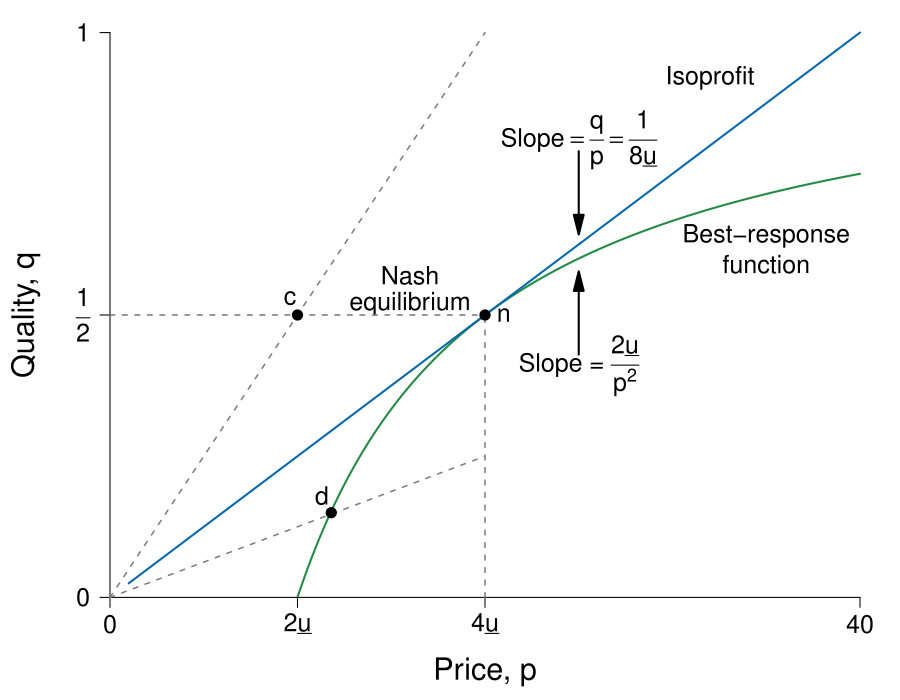

Write the R code that produced this figure.
require(ggplot2)
require(shape)
pdf(file = "information_power/ch11_fig5.pdf", width = 9, height = 7)

#Set parameters for graphics
axislabelsize <- 1.8
labelsize <- 1.5
namesize <- 1.8
annotatesize <- 1.5
graphlinewidth <- 2
segmentlinewidth <- 1.5

COL <- c("#7fc97f", "#beaed4", "#fdc086", "#ffff99", "#386cb0", "#f0027f", "#bf5b17", "#666666")
COLA <- c("#e0f3db", "#99d8c9","#66c2a4","#41ae76", "#238b45", "#005824")
COLB <- c("#c6dbef", "#4eb3d3", "#2b8cbe", "#0868ac","#084081")
COLC <- c("#fcfbfd", "#efedf5", "#dadaeb", "#bcbddc", "#9e9ac8", "#807dba", "#6a51a3", "#54278f", "#3f007d")
grays <- gray.colors(25, start = 1, end = 0)
CBCols <- c("#009E73","#0072B2","#E69F00","#CC79A7", "#F0E442")

brfFn <- function(p, delta = 5) {
  1 - (2 * delta) / p
}

solowCondition <- function(p, delta = 5){
  (p*(1/(8*delta)))
}


par(mar =  c(4, 4, 0.5, 0.5))
xlims <- c(0, 40)
ylims <- c(0, 1)


plot(0, 0, xlim = xlims, ylim = ylims, type = "n",
     xlab = "",
     ylab = "",
     xaxt = "n", yaxt = "n", cex.lab = axislabelsize, bty = "n")

npts <- 500 
npts2 <- 501
#Specify the sequences of points for graphing. 
xx1 <- seq(10, xlims[2], length.out = npts)
xx2 <- seq(1, xlims[2], length.out = npts)

#Draw the lines for the graphs
lines(xx1, brfFn(xx1), col = CBCols[4], lwd = graphlinewidth)
lines(xx2, solowCondition(xx2, delta = 5), col = CBCols[2], lwd = graphlinewidth)

#Customize ticks and labels for the plot
ticksy <- c(0, 0.5, 1)
ylabels <- c(0, expression(paste(frac(1,2))), 1)
ticksx <- c(0, 10, 20, 40)
xlabels <- c(0, expression(paste(2*underline("u"))), expression(paste(4*underline("u"))), 40)
axis(1, at = ticksx, pos = 0, labels = xlabels, cex.axis = labelsize)
axis(2, at = ticksy, pos = 0, labels = ylabels, las = 1, cex.axis = labelsize)

mtext(expression(paste("Price, ", p)), side = 1, line = 2.5, cex = axislabelsize)
text(-4.5, 0.5*ylims[2], expression(paste("Quality, ", q)), xpd = TRUE, cex = axislabelsize, srt = 90) 

#Annotation of the three graphs and the NE
t#ext(32, 0.97, expression(paste("Incomplete contract")), cex = annotatesize)
#text(36, 1, expression(paste("Isocost")), cex = annotatesize)
text(37, 0.98, expression(paste(c[2])), cex = annotatesize)
#text(32, 0.92, expression(paste(q == frac(p, 8*underline("u")))), cex = annotatesize)
text(35, 0.64, expression(paste("Best-response")), cex = annotatesize)
text(35, 0.59, expression(paste("function (ICC)")), cex = annotatesize)
#text(35, 0.50, expression(paste(q == 1 - frac(2*underline("u"), p))), cex = annotatesize)
text(16, 0.57, expression(paste("Nash")), cex = annotatesize)
text(16, 0.52, expression(paste("equilibrium")), cex = annotatesize)

#Lines for the coordinates of the Nash equilbrium
segments(20, 0, 20, 0.5, lty = 2, col = grays[20], lwd = segmentlinewidth)
segments(0, 0.5, 20, 0.5, lty = 2, col = grays[20], lwd = segmentlinewidth)

#Iso-cost slope annotation
text(25, 0.81, expression(paste("Slope", phantom() == frac(q,p), phantom() == frac(1, 8*underline("u")))), cex = annotatesize)
Arrows(25, 0.79, 25, 0.66, col = "black", lty = 1, lwd = 2, arr.type = "triangle")

#BRF Slope annotation
text(25, 0.41, expression(paste("Slope", phantom() == q[p], phantom() == frac(2*underline("u"), p^2))), cex = annotatesize)
Arrows(25, 0.43, 25, 0.56, col = "black", lty = 1, lwd = 2, arr.type = "triangle")

#Add a point for the NE
points(20, 0.5, pch = 16, col = "black", cex = 1.5)
text(21, 0.5, expression(paste("n")), cex = annotatesize)

#Add a ray and a point for c.  
segments(0, 0, 20, 1, lty = 2, lwd = segmentlinewidth, col = grays[20])
points(10, 0.5, pch = 16, col = "black", cex = 1.5)
text(9.6, 0.53, expression(paste("c")), cex = annotatesize)

#Add a ray and a point for d. 
segments(0, 0, 20, 0.25, lty = 2, lwd = segmentlinewidth, col = grays[20])
points(11.8, 0.15, pch = 16, col = "black", cex = 1.5)
text(11.3, 0.18, expression(paste("d")), cex = annotatesize)

dev.off()
